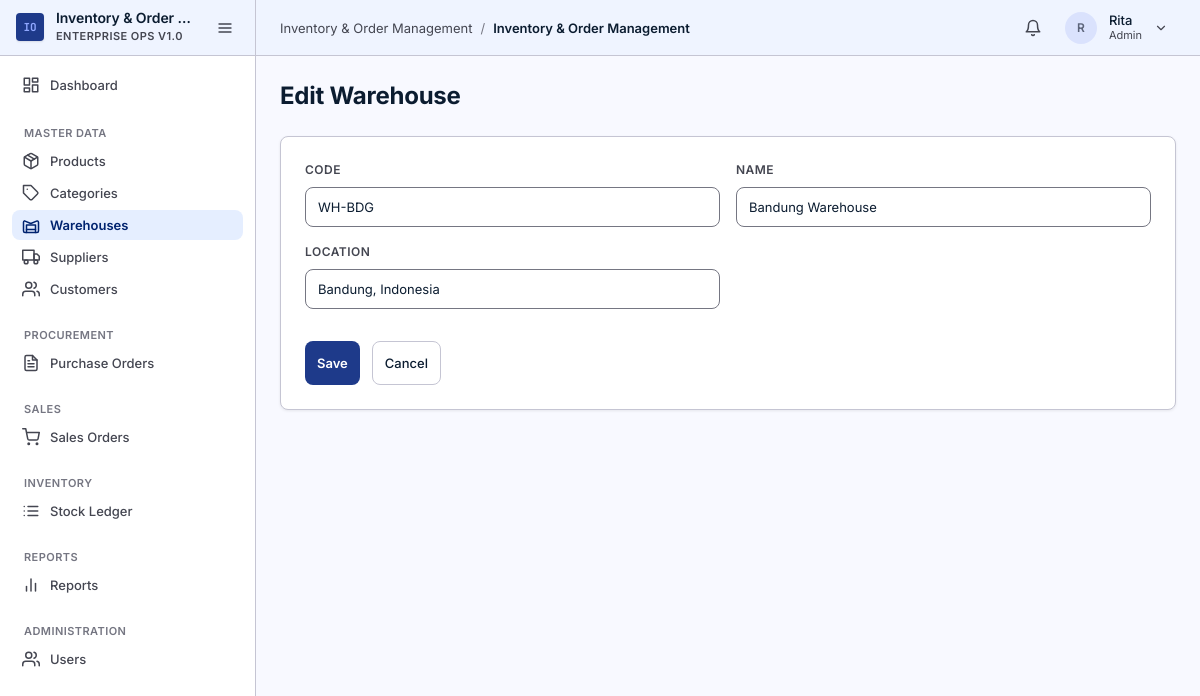
The app's page /warehouses/3332/edit (signed in) with its own data.
### tables this page shows
CREATE TABLE IF NOT EXISTS users (
    id            BIGINT UNSIGNED NOT NULL AUTO_INCREMENT,
    name          VARCHAR(100)    NOT NULL,
    email         VARCHAR(255)    NOT NULL,
    password_hash VARCHAR(255)    NOT NULL,
    role          ENUM('Admin','Sales','WarehouseStaff') NOT NULL,
    is_active     TINYINT(1)      NOT NULL DEFAULT 1,
    created_by    BIGINT UNSIGNED NULL,
    updated_by    BIGINT UNSIGNED NULL,
    created_at    DATETIME        NOT NULL DEFAULT CURRENT_TIMESTAMP,
    updated_at    DATETIME        NOT NULL DEFAULT CURRENT_TIMESTAMP ON UPDATE CURRENT_TIMESTAMP,
    PRIMARY KEY (id),
    UNIQUE KEY uniq_users_email (email),
    KEY idx_users_role (role),
    KEY idx_users_active (is_active),
    KEY idx_users_name (name),
    KEY idx_users_created_by (created_by),
    KEY idx_users_updated_by (updated_by),
    CONSTRAINT fk_users_created_by FOREIGN KEY (created_by) REFERENCES users(id) ON DELETE SET NULL ON UPDATE CASCADE,
    CONSTRAINT fk_users_updated_by FOREIGN KEY (updated_by) REFERENCES users(id) ON DELETE SET NULL ON UPDATE CASCADE
);

CREATE TABLE IF NOT EXISTS warehouses (
    id         BIGINT UNSIGNED NOT NULL AUTO_INCREMENT,
    code       VARCHAR(20)     NOT NULL,
    name       VARCHAR(100)    NOT NULL,
    location   VARCHAR(255)    NULL,
    is_active  TINYINT(1)      NOT NULL DEFAULT 1,
    created_by BIGINT UNSIGNED NULL,
    updated_by BIGINT UNSIGNED NULL,
    created_at DATETIME        NOT NULL DEFAULT CURRENT_TIMESTAMP,
    updated_at DATETIME        NOT NULL DEFAULT CURRENT_TIMESTAMP ON UPDATE CURRENT_TIMESTAMP,
    PRIMARY KEY (id),
    UNIQUE KEY uniq_warehouses_code (code),
    KEY idx_warehouses_active (is_active),
     
     
    KEY idx_warehouses_name (name),
    KEY idx_warehouses_created_by (created_by),
    KEY idx_warehouses_updated_by (updated_by),
    CONSTRAINT fk_warehouses_created_by FOREIGN KEY (created_by) REFERENCES users(id) ON DELETE SET NULL ON UPDATE CASCADE,
    CONSTRAINT fk_warehouses_updated_by FOREIGN KEY (updated_by) REFERENCES users(id) ON DELETE SET NULL ON UPDATE CASCADE
);

### views/master/warehouses/form.php (the view, shortened to what the rows shown need)
<?php
$isEdit = $warehouse !== null;
$title = $isEdit ? 'Edit Warehouse' : 'New Warehouse';
$action = $isEdit ? '/warehouses/' . $idObfuscator->encode($warehouse->id) . '/update' : '/warehouses';
$val = static function (string $field, string $default = '') use ($old, $warehouse, $isEdit): string {
    if (array_key_exists($field, $old)) {
        return (string) $old[$field];
    }
    if ($isEdit && $warehouse !== null) {
        return match ($field) {
            'code' => $warehouse->code,
            'name' => $warehouse->name,
            'location' => $warehouse->location ?? '',
            default => $default,
        };
    }
    return $default;
};
?>
<div class="page-header">
    <h1 class="page-header__title"><?= htmlspecialchars($title, ENT_QUOTES, 'UTF-8') ?></h1>
</div>
<div class="card">
    <form method="post" action="<?= htmlspecialchars($action, ENT_QUOTES, 'UTF-8') ?>" novalidate>
        <div class="form-grid">
            <div class="form-field">
                <label class="form-field__label" for="code" data-i18n="warehouses.code">Code</label>
                <input class="input" type="text" id="code" name="code" required value="<?= htmlspecialchars($val('code'), ENT_QUOTES, 'UTF-8') ?>">
            </div>
            <div class="form-field">
                <label class="form-field__label" for="name" data-i18n="warehouses.name">Name</label>
                <input class="input" type="text" id="name" name="name" required value="<?= htmlspecialchars($val('name'), ENT_QUOTES, 'UTF-8') ?>">
            </div>
            <div class="form-field">
                <label class="form-field__label" for="location" data-i18n="warehouses.location">Location</label>
                <input class="input" type="text" id="location" name="location" value="<?= htmlspecialchars($val('location'), ENT_QUOTES, 'UTF-8') ?>">
            </div>
        </div>
        <div class="form-actions">
            <button type="submit" class="btn btn--primary" data-i18n="common.save">Save</button>
            <a class="btn btn--secondary" href="/warehouses" data-i18n="common.cancel">Cancel</a>
        </div>
    </form>
</div>

### views/layouts/main.php (shortened to what the rows shown need)
<?php
$requestUri = $_SERVER['REQUEST_URI'] ?? '/';
$requestPath = parse_url($requestUri, PHP_URL_PATH) ?? '/';
$req = trim($requestPath, '/');
$isActive = static function(string $path) use ($req): bool {
    $p = trim($path, '/');
    return $req === $p || str_starts_with($req, $p . '/');
};
$grantedPermissions = $grantedPermissions ?? [];
$hasPermission = static function(string $key) use ($grantedPermissions): bool {
    return in_array($key, $grantedPermissions, true);
};
$avatarInitials = '';
if ($currentUser !== null) {
    $parts = explode(' ', $currentUser->name);
    $avatarInitials = strtoupper(substr($parts[0] ?? '', 0, 1))
                 . strtoupper(substr($parts[1] ?? '', 0, 1));
}
$roleLabel = $currentUser !== null ? $currentUser->role->label() : '';
$canSeeNotifications = $currentUser !== null
    && ($currentUser->role === \App\Entity\Role::Admin || $currentUser->role === \App\Entity\Role::WarehouseStaff);
$headerTitle = $pageTitle ?? 'Inventory & Order Management';
$assetVersion = static function(): string {
    static $version = null;
    if ($version !== null) {
        return $version;
    }
    $latest = 0;
    $assetsDir = __DIR__ . '/../../public/assets';
    if (is_dir($assetsDir)) {
        $iterator = new \RecursiveIteratorIterator(
            new \RecursiveDirectoryIterator($assetsDir, \FilesystemIterator::SKIP_DOTS)
        );
        foreach ($iterator as $file) {
            if ($file->isFile()) {
                $mtime = $file->getMTime();
                if ($mtime > $latest) {
                    $latest = $mtime;
                }
            }
        }
    }
    return (string) ($latest ?: time());
};
$assetVer = $assetVersion();
?>
<!doctype html>
<html lang="en">
<head>
    <link rel="stylesheet" href="/assets/css/tokens.css?v=<?= htmlspecialchars($assetVer, ENT_QUOTES, 'UTF-8') ?>">
    <link rel="stylesheet" href="/assets/css/components.css?v=<?= htmlspecialchars($assetVer, ENT_QUOTES, 'UTF-8') ?>">
    <link rel="stylesheet" href="/assets/css/main.css?v=<?= htmlspecialchars($assetVer, ENT_QUOTES, 'UTF-8') ?>">
</head>
<body data-page="<?= htmlspecialchars($req, ENT_QUOTES, 'UTF-8') ?>">
<?php if ($currentUser === null): ?>
<header class="app-header">
    <a class="app-header__brand" href="/">
        <svg width="20" height="20" aria-hidden="true"><use href="/assets/img/icons.svg#icon-package"></use></svg>
        <span>Inventory &amp; Order Management</span>
    </a>
    <div class="app-header__actions">
    </div>
</header>
<main class="app-main">
    <?= $content ?>
</main>
<?php else: ?>
<div class="app-shell">
    <aside class="app-sidebar" id="app-sidebar" role="navigation" aria-label="Main navigation">
        <div class="app-sidebar__brand">
            <div class="app-sidebar__brand-inner">
                <div class="app-sidebar__logo" aria-hidden="true">IO</div>
                <div class="app-sidebar__brand-text">
                    <span class="app-sidebar__brand-name">Inventory &amp; Order Management</span>
                    <span class="app-sidebar__brand-sub">Enterprise Ops v1.0</span>
                </div>
            </div>
            <button type="button" class="app-sidebar__toggle" id="sidebar-toggle-btn" aria-label="Toggle sidebar" title="Toggle sidebar">
                <svg width="16" height="16" aria-hidden="true"><use href="/assets/img/icons.svg#icon-menu"></use></svg>
            </button>
        </div>
        <nav class="app-sidebar__nav" aria-label="Primary">
            <div class="nav-group">
                <a class="nav-link nav-link--tall <?= $isActive('dashboard') ? 'is-active' : '' ?>" href="/dashboard">
                    <span class="nav-link__icon">
                        <svg aria-hidden="true"><use href="/assets/img/icons.svg#icon-layout-dashboard"></use></svg>
                    </span>
                    <span class="nav-link__text">Dashboard</span>
                </a>
            </div>
            <div class="nav-group">
                <div class="nav-group__title">Master Data</div>
                <a class="nav-link <?= $isActive('products') ? 'is-active' : '' ?>" href="/products">
                    <span class="nav-link__icon"><svg aria-hidden="true"><use href="/assets/img/icons.svg#icon-package"></use></svg></span>
                    <span class="nav-link__text">Products</span>
                </a>
                <?php if ($hasPermission('master_data.menu')): ?>
                <a class="nav-link <?= $isActive('categories') ? 'is-active' : '' ?>" href="/categories">
                    <span class="nav-link__icon"><svg aria-hidden="true"><use href="/assets/img/icons.svg#icon-tag"></use></svg></span>
                    <span class="nav-link__text">Categories</span>
                </a>
                <a class="nav-link <?= $isActive('warehouses') ? 'is-active' : '' ?>" href="/warehouses">
                    <span class="nav-link__icon"><svg aria-hidden="true"><use href="/assets/img/icons.svg#icon-warehouse"></use></svg></span>
                    <span class="nav-link__text">Warehouses</span>
                </a>
                <a class="nav-link <?= $isActive('suppliers') ? 'is-active' : '' ?>" href="/suppliers">
                    <span class="nav-link__icon"><svg aria-hidden="true"><use href="/assets/img/icons.svg#icon-truck"></use></svg></span>
                    <span class="nav-link__text">Suppliers</span>
                </a>
                <a class="nav-link <?= $isActive('customers') ? 'is-active' : '' ?>" href="/customers">
                    <span class="nav-link__icon"><svg aria-hidden="true"><use href="/assets/img/icons.svg#icon-users"></use></svg></span>
                    <span class="nav-link__text">Customers</span>
                </a>
                <?php endif; ?>
            </div>
            <?php if ($hasPermission('purchase_orders.manage')): ?>
            <div class="nav-group">
                <div class="nav-group__title">Procurement</div>
                <a class="nav-link <?= $isActive('purchase-orders') ? 'is-active' : '' ?>" href="/purchase-orders">
                    <span class="nav-link__icon"><svg aria-hidden="true"><use href="/assets/img/icons.svg#icon-file-text"></use></svg></span>
                    <span class="nav-link__text">Purchase Orders</span>
                </a>
            </div>
            <?php endif; ?>
            <?php if ($hasPermission('sales_orders.menu')): ?>
            <div class="nav-group">
                <div class="nav-group__title">Sales</div>
                <a class="nav-link <?= $isActive('sales-orders') ? 'is-active' : '' ?>" href="/sales-orders">
                    <span class="nav-link__icon"><svg aria-hidden="true"><use href="/assets/img/icons.svg#icon-shopping-cart"></use></svg></span>
                    <span class="nav-link__text">Sales Orders</span>
                </a>
            </div>
            <?php endif; ?>
            <?php if ($hasPermission('stock_ledger.view')): ?>
            <div class="nav-group">
                <div class="nav-group__title">Inventory</div>
                <a class="nav-link <?= $isActive('stock-ledger') ? 'is-active' : '' ?>" href="/stock-ledger">
                    <span class="nav-link__icon"><svg aria-hidden="true"><use href="/assets/img/icons.svg#icon-list"></use></svg></span>
                    <span class="nav-link__text">Stock Ledger</span>
                </a>
            </div>
            <?php endif; ?>
            <?php if ($hasPermission('reports.stock_ledger.view') || $hasPermission('reports.sales_orders.view') || $hasPermission('reports.purchase_orders.view')): ?>
            <div class="nav-group">
                <div class="nav-group__title">Reports</div>
                <a class="nav-link <?= $isActive('reports') ? 'is-active' : '' ?>" href="/reports">
                    <span class="nav-link__icon"><svg aria-hidden="true"><use href="/assets/img/icons.svg#icon-bar-chart"></use></svg></span>
                    <span class="nav-link__text">Reports</span>
                </a>
            </div>
            <?php endif; ?>
            <?php if ($hasPermission('users.manage')): ?>
            <div class="nav-group">
                <div class="nav-group__title">Administration</div>
                <a class="nav-link <?= $isActive('users') ? 'is-active' : '' ?>" href="/users">
                    <span class="nav-link__icon"><svg aria-hidden="true"><use href="/assets/img/icons.svg#icon-users"></use></svg></span>
                    <span class="nav-link__text">Users</span>
                </a>
            </div>
            <?php endif; ?>
        </nav>
    </aside>
    <div class="app-main">
        <header class="app-header">
            <nav class="app-header__breadcrumb" aria-label="Breadcrumb">
                <a href="/dashboard">Inventory &amp; Order Management</a>
                <span class="app-header__breadcrumb-sep" aria-hidden="true">/</span>
                <span class="app-header__breadcrumb-current"><?= htmlspecialchars($headerTitle, ENT_QUOTES, 'UTF-8') ?></span>
            </nav>
            <div class="app-header__actions">
                <?php if ($canSeeNotifications): ?>
                <div class="notif-menu" id="notif-menu">
                    <button type="button" class="icon-btn icon-btn--icon-only notif-menu__trigger" id="notif-menu-btn" aria-haspopup="true" aria-expanded="false" aria-controls="notif-menu-dropdown" aria-label="Notifications">
                        <svg width="18" height="18" aria-hidden="true"><use href="/assets/img/icons.svg#icon-bell"></use></svg>
                    </button>
                </div>
                <?php endif; ?>
                <div class="account-menu" id="account-menu">
                    <button type="button" class="user-info user-info--trigger" id="account-menu-btn" aria-haspopup="true" aria-expanded="false" aria-controls="account-menu-dropdown">
                        <div class="user-info__avatar" aria-hidden="true">
                            <?= htmlspecialchars($avatarInitials, ENT_QUOTES, 'UTF-8') ?>
                        </div>
                        <div class="user-info__meta">
                            <span class="user-info__name"><?= htmlspecialchars($currentUser->name, ENT_QUOTES, 'UTF-8') ?></span>
                            <span class="user-info__role"><?= htmlspecialchars($roleLabel, ENT_QUOTES, 'UTF-8') ?></span>
                        </div>
                        <span class="account-menu__chevron" aria-hidden="true">
                            <svg width="14" height="14" aria-hidden="true"><use href="/assets/img/icons.svg#icon-chevron-down"></use></svg>
                        </span>
                    </button>
                </div>
            </div>
        </header>
        <div class="app-content">
            <?= $content ?>
        </div>
    </div>
</div>
<?php endif; ?>
</body>
</html>

### records on screen
users: name "R", name "Rita"
warehouses: code "WH-BDG", name "Bandung Warehouse", location "Bandung, Indonesia"

### other values on screen
$headerTitle "Inventory & Order Management"
$roleLabel "Admin"
$title "Edit Warehouse"
